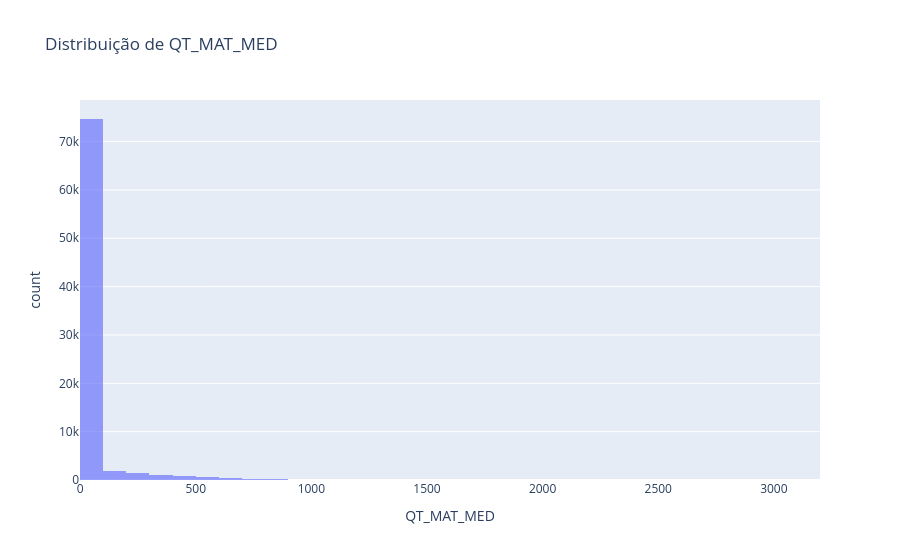

This figure's notebook cell:
### Code cell
plot_numeric_distribution(censo_2024_file, "QT_MAT_MED", sample_limit=100_000)

### Figure 1 — Plotly figure (JSON) as saved in the notebook; plotly's stock layout.template omitted (floating-point values rounded to 4 significant figures; data arrays with more than 128 entries replaced by an {"elided": "..."} marker saying what was removed)
{"data": [{"alignmentgroup": "True", "bingroup": "x", "hovertemplate": "QT_MAT_MED=%{x}<br>count=%{y}<extra></extra>", "legendgroup": "", "marker": {"color": "#636efa", "opacity": 0.65, "pattern": {"shape": ""}}, "name": "", "nbinsx": 40, "offsetgroup": "", "orientation": "v", "showlegend": false, "type": "histogram", "x": {"elided": "81767 int values"}, "xaxis": "x", "yaxis": "y"}], "layout": {"barmode": "relative", "legend": {"tracegroupgap": 0}, "title": {"text": "Distribuição de QT_MAT_MED"}, "xaxis": {"anchor": "y", "domain": [0, 1], "title": {"text": "QT_MAT_MED"}}, "yaxis": {"anchor": "x", "domain": [0, 1], "title": {"text": "count"}}}}
